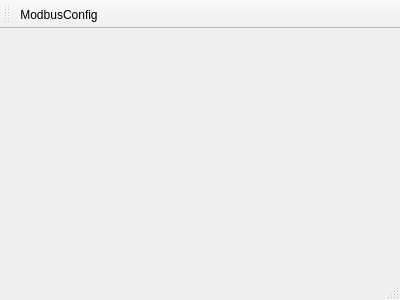
<?xml version="1.0" encoding="UTF-8"?>
<ui version="4.0">
 <class>MainWindow</class>
 <widget class="QMainWindow" name="MainWindow">
  <property name="geometry">
   <rect>
    <x>0</x>
    <y>0</y>
    <width>400</width>
    <height>300</height>
   </rect>
  </property>
  <property name="windowTitle">
   <string>MainWindow</string>
  </property>
  <widget class="QWidget" name="centralWidget"/>
  <widget class="QMenuBar" name="menuBar">
   <property name="geometry">
    <rect>
     <x>0</x>
     <y>0</y>
     <width>400</width>
     <height>28</height>
    </rect>
   </property>
  </widget>
  <widget class="QToolBar" name="mainToolBar">
   <attribute name="toolBarArea">
    <enum>TopToolBarArea</enum>
   </attribute>
   <attribute name="toolBarBreak">
    <bool>false</bool>
   </attribute>
   <addaction name="actionModbusConfig"/>
  </widget>
  <widget class="QStatusBar" name="statusBar"/>
  <action name="actionModbusConfig">
   <property name="icon">
    <iconset resource="res.qrc">
     <normaloff>:/res/setting.png</normaloff>:/res/setting.png</iconset>
   </property>
   <property name="text">
    <string>ModbusConfig</string>
   </property>
   <property name="toolTip">
    <string>Modbus Config</string>
   </property>
  </action>
 </widget>
 <layoutdefault spacing="6" margin="11"/>
 <resources>
  <include location="res.qrc"/>
 </resources>
 <connections/>
</ui>
